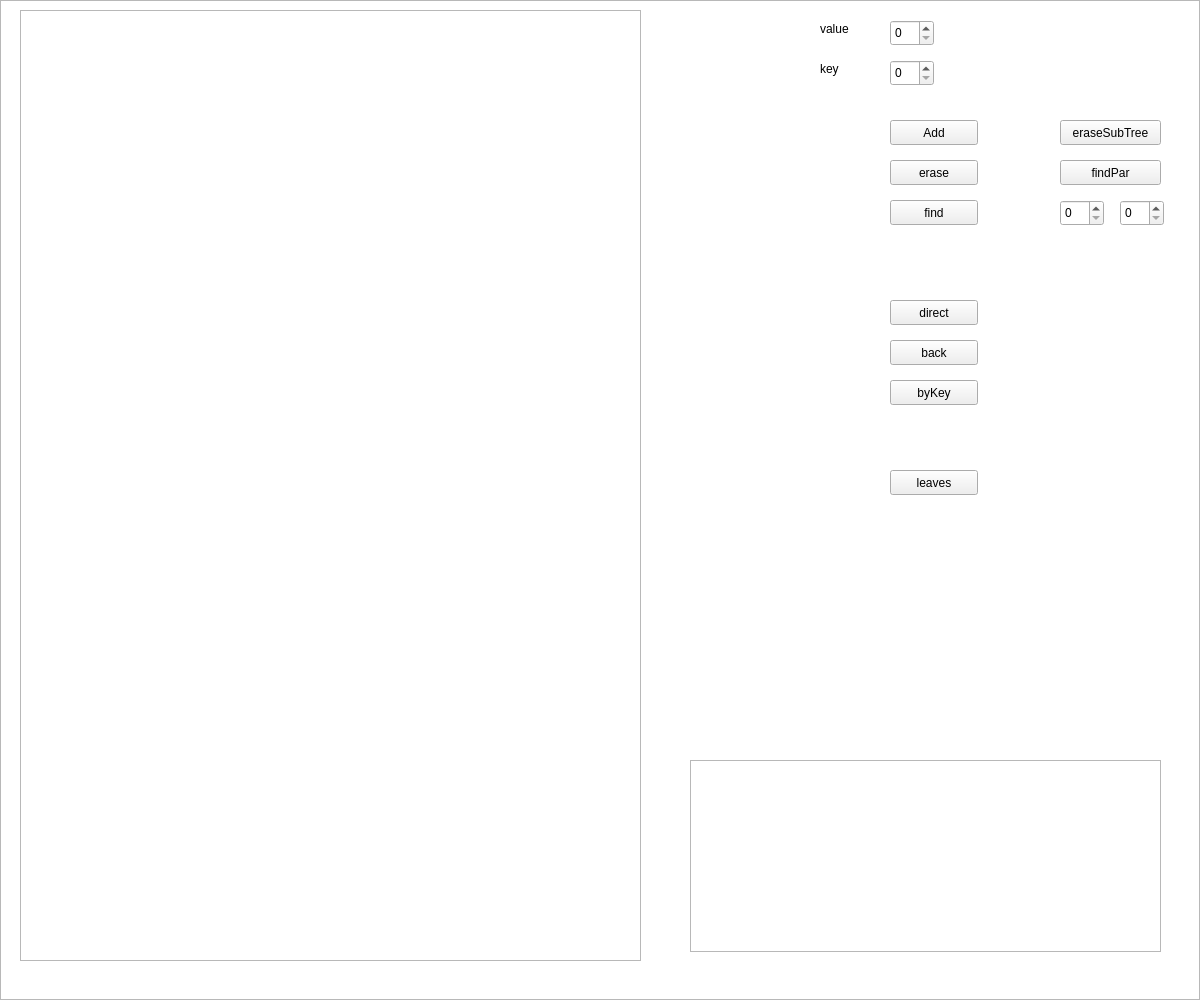
<?xml version="1.0" encoding="UTF-8"?>
<ui version="4.0">
 <class>main_window</class>
 <widget class="QWidget" name="main_window">
  <property name="geometry">
   <rect>
    <x>0</x>
    <y>0</y>
    <width>1200</width>
    <height>1000</height>
   </rect>
  </property>
  <property name="windowTitle">
   <string>main_window</string>
  </property>
  <widget class="QGraphicsView" name="graphicsView">
   <property name="geometry">
    <rect>
     <x>0</x>
     <y>0</y>
     <width>1200</width>
     <height>1000</height>
    </rect>
   </property>
  </widget>
  <widget class="QLabel" name="label">
   <property name="geometry">
    <rect>
     <x>820</x>
     <y>20</y>
     <width>66</width>
     <height>17</height>
    </rect>
   </property>
   <property name="text">
    <string>value</string>
   </property>
  </widget>
  <widget class="QSpinBox" name="key">
   <property name="geometry">
    <rect>
     <x>890</x>
     <y>60</y>
     <width>44</width>
     <height>26</height>
    </rect>
   </property>
   <property name="maximum">
    <number>300</number>
   </property>
  </widget>
  <widget class="QLabel" name="label_2">
   <property name="geometry">
    <rect>
     <x>820</x>
     <y>60</y>
     <width>66</width>
     <height>17</height>
    </rect>
   </property>
   <property name="text">
    <string>key</string>
   </property>
  </widget>
  <widget class="QPushButton" name="add">
   <property name="geometry">
    <rect>
     <x>890</x>
     <y>120</y>
     <width>88</width>
     <height>25</height>
    </rect>
   </property>
   <property name="text">
    <string>Add</string>
   </property>
  </widget>
  <widget class="QTreeView" name="treeView">
   <property name="geometry">
    <rect>
     <x>20</x>
     <y>10</y>
     <width>621</width>
     <height>951</height>
    </rect>
   </property>
  </widget>
  <widget class="QPushButton" name="erase">
   <property name="geometry">
    <rect>
     <x>890</x>
     <y>160</y>
     <width>88</width>
     <height>25</height>
    </rect>
   </property>
   <property name="text">
    <string>erase</string>
   </property>
  </widget>
  <widget class="QPushButton" name="find">
   <property name="geometry">
    <rect>
     <x>890</x>
     <y>200</y>
     <width>88</width>
     <height>25</height>
    </rect>
   </property>
   <property name="text">
    <string>find</string>
   </property>
  </widget>
  <widget class="QTextBrowser" name="textBrowser">
   <property name="geometry">
    <rect>
     <x>690</x>
     <y>760</y>
     <width>471</width>
     <height>192</height>
    </rect>
   </property>
  </widget>
  <widget class="QPushButton" name="direct">
   <property name="geometry">
    <rect>
     <x>890</x>
     <y>300</y>
     <width>88</width>
     <height>25</height>
    </rect>
   </property>
   <property name="text">
    <string>direct</string>
   </property>
  </widget>
  <widget class="QPushButton" name="back">
   <property name="geometry">
    <rect>
     <x>890</x>
     <y>340</y>
     <width>88</width>
     <height>25</height>
    </rect>
   </property>
   <property name="text">
    <string>back</string>
   </property>
  </widget>
  <widget class="QPushButton" name="byKey">
   <property name="geometry">
    <rect>
     <x>890</x>
     <y>380</y>
     <width>88</width>
     <height>25</height>
    </rect>
   </property>
   <property name="text">
    <string>byKey</string>
   </property>
  </widget>
  <widget class="QPushButton" name="leaves">
   <property name="geometry">
    <rect>
     <x>890</x>
     <y>470</y>
     <width>88</width>
     <height>25</height>
    </rect>
   </property>
   <property name="text">
    <string>leaves</string>
   </property>
  </widget>
  <widget class="QSpinBox" name="val">
   <property name="geometry">
    <rect>
     <x>890</x>
     <y>20</y>
     <width>44</width>
     <height>26</height>
    </rect>
   </property>
   <property name="maximum">
    <number>300</number>
   </property>
  </widget>
  <widget class="QPushButton" name="eraseSubTree">
   <property name="geometry">
    <rect>
     <x>1060</x>
     <y>120</y>
     <width>101</width>
     <height>25</height>
    </rect>
   </property>
   <property name="text">
    <string>eraseSubTree</string>
   </property>
  </widget>
  <widget class="QPushButton" name="findPar">
   <property name="geometry">
    <rect>
     <x>1060</x>
     <y>160</y>
     <width>101</width>
     <height>25</height>
    </rect>
   </property>
   <property name="text">
    <string>findPar</string>
   </property>
  </widget>
  <widget class="QSpinBox" name="second">
   <property name="geometry">
    <rect>
     <x>1120</x>
     <y>200</y>
     <width>44</width>
     <height>26</height>
    </rect>
   </property>
  </widget>
  <widget class="QSpinBox" name="first">
   <property name="geometry">
    <rect>
     <x>1060</x>
     <y>200</y>
     <width>44</width>
     <height>26</height>
    </rect>
   </property>
  </widget>
 </widget>
 <resources/>
 <connections/>
</ui>
